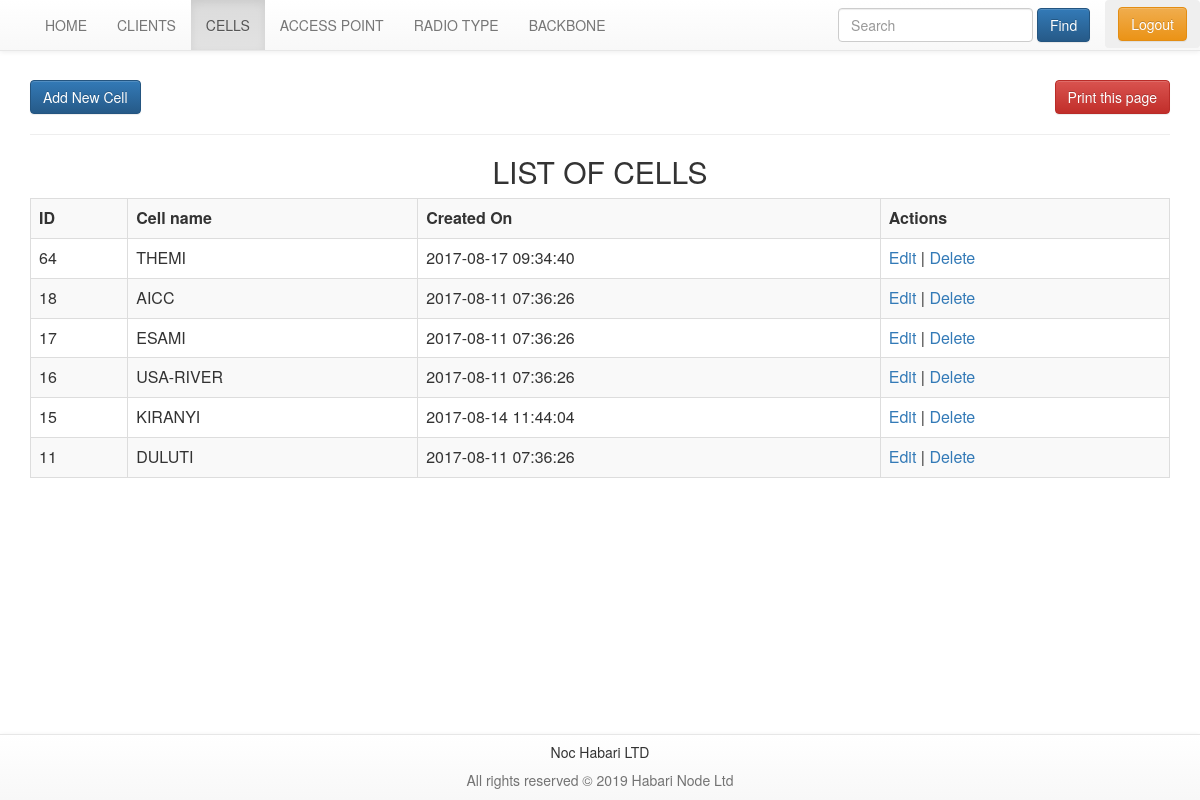
Page /cells.php (signed in) on the committed database.
### tables this page shows
CREATE TABLE `cells` (
  `id` int(20) NOT NULL,
  `cell` varchar(50) NOT NULL,
  `created_at` timestamp NOT NULL DEFAULT CURRENT_TIMESTAMP ON UPDATE CURRENT_TIMESTAMP
);

### cells.php (the view, shortened to what this page needs)
<?php
include('config.php');
?>
<?php
if(isset($_POST['search'])){
	$valueToSearch = $_POST['valueToSearch'];
	echo $valueToSearch;
	$sql=" SELECT * FROM cells WHERE cell like '%".$valueToSearch."%'";
	$result = mysqli_query($mysqli,$sql);
}
else{
	$result = mysqli_query($mysqli, "SELECT * FROM cells ORDER BY id DESC");
}
?>
<html lang="en">
<head>
	<link href="css/bootstrap.min.css" rel="stylesheet">
	<link href="css/bootstrap-theme.css" rel="stylesheet">
</head>
<body>
	<header>
		<nav class="navbar navbar-default navbar-fixed-top">
			<div class="container-fluid">
				<div class="navbar-header">
					<a class="navbar-brand" href = "home.php"><img id = "logo" src = "node.png"></a>
				</div>
				<div class="collapse navbar-collapse" id="bs-example-navbar-collapse-1">
					<ul class="nav navbar-nav">
						<li><a href="home.php">HOME<span class="sr-only">(current)</span></a></li>
						<li><a href="clients.php">CLIENTS<span class="sr-only">(current)</span></a></li>
						<li class="active"><a href="cells.php">CELLS<span class="sr-only">(current)</span></a></li>
						<li><a href="access_point.php">ACCESS POINT<span class="sr-only">(current)</span></a></li>
						<li><a href="radio_type.php">RADIO TYPE<span class="sr-only">(current)</span></a></li>
						<li><a href="backbone.php">BACKBONE<span class="sr-only">(current)</span></a></li>
					</ul>
					<button class="btn navbar-nav navbar-right">
						<a href="logout.php" class="btn btn-warning">Logout</a>
					</button>
					<form class="navbar-form navbar-right" action="cells.php" method="post">
						<div class="form-group">
							<input type="text" class="form-control" name="valueToSearch" placeholder="Search">
						</div>
						<button type="submit" class="btn btn-primary" name="search">Find</button>
					</form>
				</div>
			</div>
		</nav>
	</header>
	<br>
	<br>
	<br>
	<br>
	<div class = "container">
		<button class="btn  pull-right btn-danger hidden-print" onclick="myFunction()">Print this page</button>
		<div class="align-center">
			<a class="btn btn-primary hidden-print" href="addcell.php">Add New Cell</a><hr>
		</div>
		<table class = "table table-striped table-hover table-bordered">
			<h2 class="text text-center" >LIST OF CELLS</h2>
			<tr>
				<th>ID</th>
				<th>Cell name</th>
				<th>Created On</th>
				<th class="hidden-print">Actions</th>
			</tr>
			<?php
			while($res = mysqli_fetch_array($result)) {
				echo "<tr>";
				echo "<td>".$res['id']."</td>";
				echo "<td>".$res['cell']."</td>";
				echo "<td>".$res['created_at']."</td>";
				echo "<td class='hidden-print'><a href=\"edit1.php?id=$res[id]\">Edit</a> | <a href=\"delete1.php?id=$res[id]\" onClick=\"return confirm('Are you sure you want to delete?')\">Delete</a></td>";
			}
			?>
		</table>
	</div>
	<br>
	<br>
	<br>
	<nav class="navbar navbar-default navbar-fixed-bottom navbar-center">
		<h5 class="text-center">Noc Habari LTD</h5>
		<p class = "help-block text-center">All rights reserved &copy; <?php echo date("Y"); ?> Habari Node Ltd </p>
	</nav>
</body>
</html>

### rows in the picture
cells: id "64", cell "THEMI", created_at "2017-08-17 09:34:40"
cells: id "18", cell "AICC", created_at "2017-08-11 07:36:26"
cells: id "17", cell "ESAMI", created_at "2017-08-11 07:36:26"
cells: id "16", cell "USA-RIVER", created_at "2017-08-11 07:36:26"
cells: id "15", cell "KIRANYI", created_at "2017-08-14 11:44:04"
cells: id "11", cell "DULUTI", created_at "2017-08-11 07:36:26"
